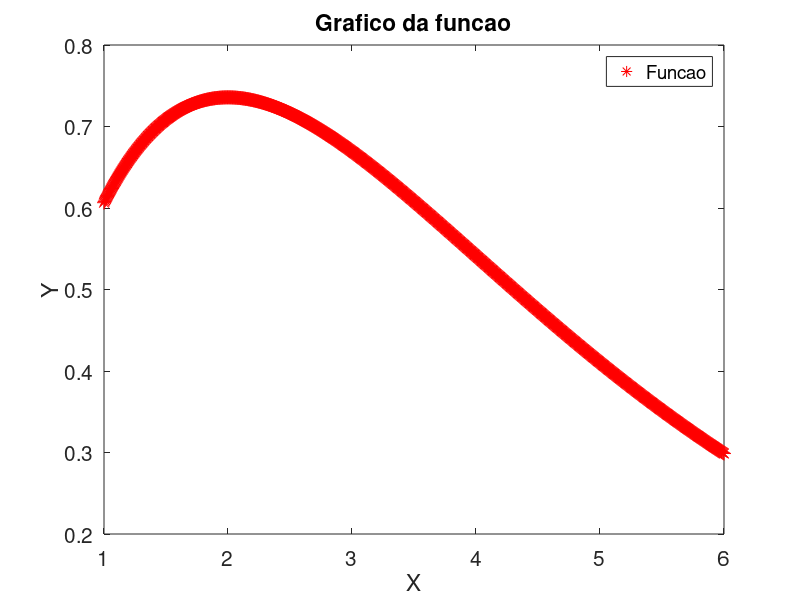

The MATLAB script that drew this image: (Note: this script raises an error after producing the figure.)
%inicializacoes
x = linspace(1,6,1000); %crie um vetor de pontos x
y = x./sqrt(e.^x); %calcula os valores de y
tamanho_marca = 10; %Define o tamanho do marcador do grafico
tamanho_linha = 5; %Define o tamanho das linhas do grafico

%Imprime o grafico da funcao e ajusta a visializacao
figure();
set(gcf, 'Position', get(0, 'Screensize')); %Maximiza a figura
h1 = plot(x,y,'*r'); %Imprime o grafico da funcao
xlabel('X');
ylabel('Y');
title('Grafico da funcao');
set(h1, 'markersize', tamanho_marca);
h = gca();
set(h,'fontsize',15); %Determina a fonte do grafico
legend('Funcao'); %Cria a legenda no grafico
pause(0.1);
saveas(gcf,'Graficos/funcao_integracao.png') %Salva o grafico em uma figura
hold on
input('Pressione enter para continuar');

%Determina o polinomio interpolador de grau 1 e imprime o grafico
xlin = [x(1),x(end)];
ylin = [y(1),y(end)];
ValInter = mean(xlin);
[Yinter,c,CondErro] = interpolacao_polinomial(xlin',ylin',ValInter);
ylin = c(1)+c(2)*x;
h1 = plot(x,ylin,'og'); %Imprime o grafico do polinomio interpolador de grau 1
set(h1,'markersize',tamanho_marca);
legend('Funcao','Aproximacao linear');
pause(0.1);
saveas(gcf,'Graficos/funcao_integracao_grau.png');

%Determina o polinomio interpolador de grau 2 e imprime o grafico
input('Pressione enter para continuar');
xlin = [x(1),mean(xlin),x(end)];
ylin = xlin./sqrt(exp(xlin));
[Yinter,c,CondErro] = interpolacao_polinomial(xlin',ylin',ValInter);
ylin = c(1)+c(2)*x+c(3)*x.^2;
h1 = plot(x,ylin,'db'); %imprime o grafico do polinomio interpolador de grau 1
set(h1,'markersize',tamanho_marca);
legend('Funcao','Aproximacao linear','Aproximacao quadratica');
pause(0.1);
saveas(gcf,'Graficos/funcao_integracao_grau1_grau2.png');

%Determina o valor da integral utilizando a divisao do intervalo de integracao em subintervalos
while 1
  x = linspace(0,2,1000);
  y = exp(x).*cos(10*x); %Funcao para integracao numerica
  max_m = input('Entre com a quantidade maxima de sub-intervalos: ');
  if isempty(max_m)
    break;
  endif
  disp(' Numero de Sbintervalos | Integral exata | Integral Newton | Integral subintervalos ');
  figure();
  set(gcf, 'Position', get(0, 'Screensize'));
  h1 = plot(x,y,'-r');
  xlabel('X');
  ylabel('Y');
  title('Grafico da funcao e^x*sen(10x)');
  h = gca();
  set(h,'fontsize',15);
  legend('Funcao');
  hold on
  for m = 1 : max_m
    x = linspace(0.4,2,m+1);
    y = exp(x).*cos(10*x);
    int_total = 0;
    for i = 1 : m
      xlin = [x(i),x(i+1)];
      ylin = [y(i),y(i+1)];
      ValInter = mean(xlin);
      [Yinter,c,CondErro] = interpolacao_polinomial(xlin',ylin',ValInter);
      ylin = c(1)+c(2)*xlin;
      int_val = (c(1)*xlin(2)+c(2)/2*xlin(2)^2)-(c(1)*xlin(1)+c(2)/2*xlin(1)^2);
      int_total = int_total + int_val; %Calcula o valor total pela soma das integrais de cada intervalo
      if m == max_m
        h1 = plot(xlin,ylin,'o-');
        set(h1,'markersize',tamanho_marca);
      endif
    endfor
    Fx = @(x)exp(x).*cos(10*x);
    [int_newton CondErro] = newton_cotes(x(1),x(end),1,m,Fx); %Calcula a integral baseado no metodo de Newton-Cotes
    calcint = integral(Fx,x(1),x(end)); %Calcula a integral exata baseado no metodo ded integracao do Octave
    texto = sprintf('%i%20.2f%20.2f%20.2f',m,calcint,int_newton,int_total);
    disp(texto);
  endfor
endwhile
